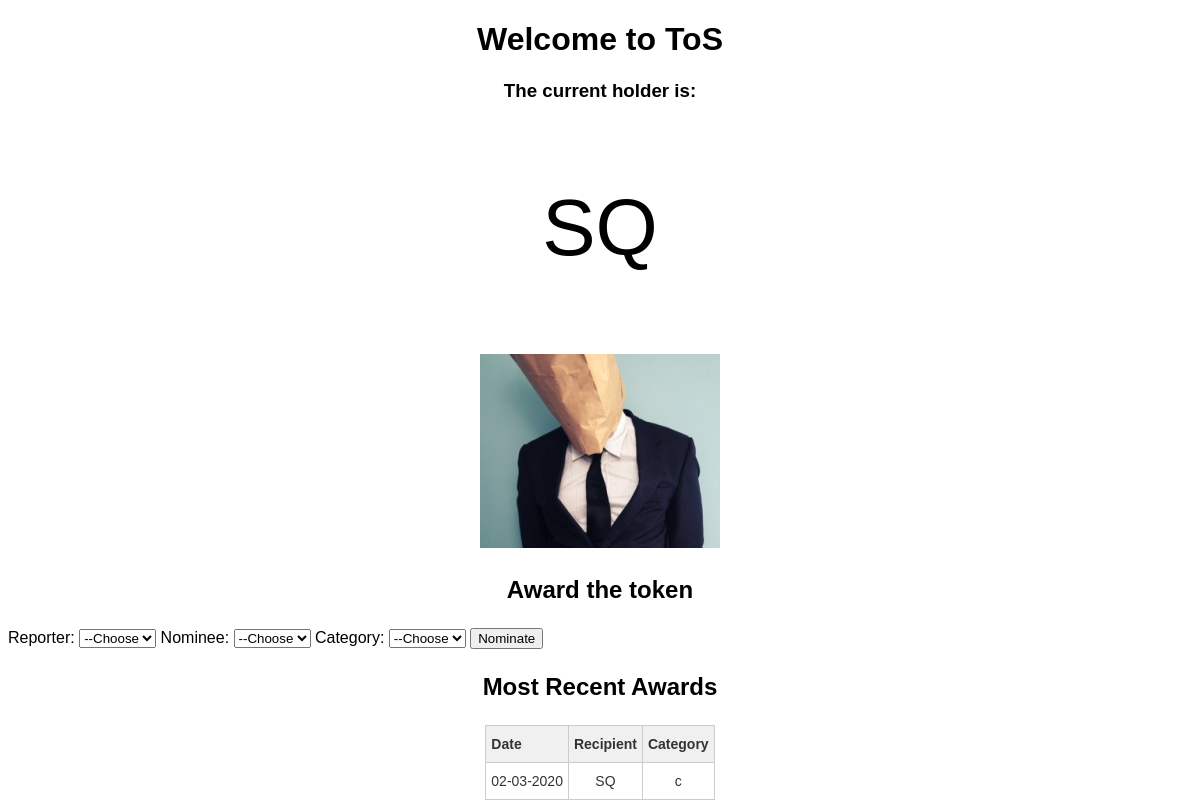
Before: / with the older database file.
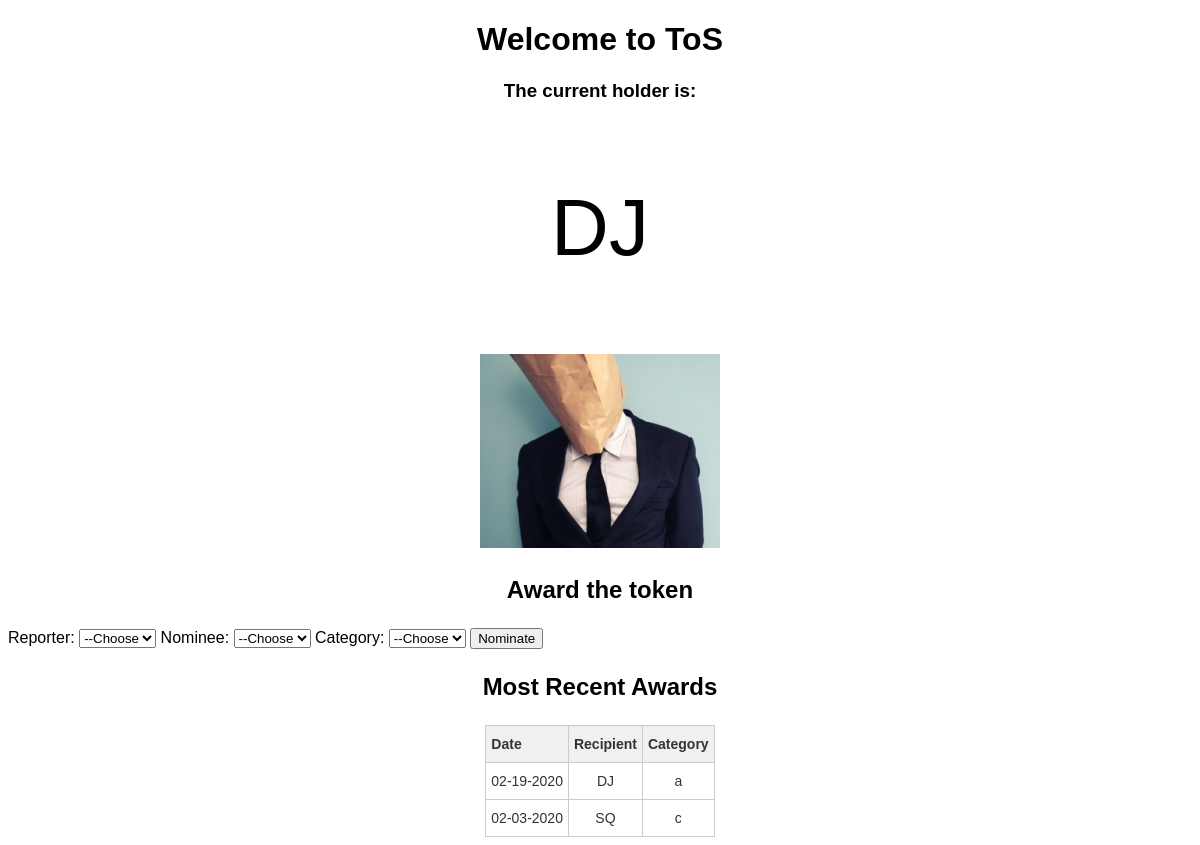
After: the same page with the newer database file.
### tables this page shows
CREATE TABLE "users"
(
	name text not null
);

CREATE TABLE events
(
	timestamp int not null
		constraint events_pk
			primary key,
	nominee int not null,
	reporter int,
	category int not null
);

CREATE TABLE categories
(
	category text not null
);

### tos.py (the view, shortened to what this page needs)
@app.route('/', methods=['GET', 'POST', ])
def root():
    db = get_db()
    cur = db.cursor()
    holder = db_get_holder(cur)
    users = db_get_users(cur)
    categories = db_get_categories(cur)
    events = db_get_events(cur)
    return render_template('home.html',
                           holder=holder,
                           users=users,
                           categories=categories,
                           events=events)

### tos.py (called while the page is built)
def get_db(dbfile=None):
    db = getattr(g, '_database', None)  # ? _database exists, then get value
    if db is None:
        if dbfile is None:
            dbfile = PurePath('data/tos.sqlite')
        else:
            dbfile = PurePath(dbfile)
        db = g._database = sql.connect(str(dbfile))  # so db = a sqlite3 connection
    return db

@app.teardown_appcontext
def close_connection(exception):
    db = getattr(g, '_database', None)
    if db is not None:
        db.close()

def db_get_users(cur):
    q = "select ROWID, name from users"
    cur.execute(q)
    return cur.fetchall()

def db_get_categories(cur):
    q = "select ROWID, category from categories"
    cur.execute(q)
    return cur.fetchall()

def db_get_events(cur, limit=5):
    q = """
select events.timestamp, nominee.name, reporter.name, categories.category
from events
join users nominee on events.nominee == nominee.ROWID
join users reporter on events.reporter == reporter.ROWID
join categories on events.category == categories.ROWID
order by timestamp desc limit {}
""".format(limit)  # get all the events
    cur.execute(q)
    events = cur.fetchall()
    for i, event in enumerate(events):
        ts, nom, rep, cat = event  # extract the tuple elements
        ts = dt.fromtimestamp(ts)  # make ts human friendly
        ts = dt.strftime(ts, '%m-%d-%Y')
        events[i] = (ts, nom, rep, cat) # reconstitute the tuple & replace in events list
    return events

def db_get_holder(cur):
    q = """
select users.name
from events
join users on events.nominee = users.ROWID
where events.timestamp = (
    select max(events.timestamp)
    from events
    )"""
    cur.execute(q)
    return cur.fetchone()[0]

### templates/home.html (shortened to what this page needs)
{% extends 'base.html' %}
{% block content %}
<h1 style="text-align: center">Welcome to ToS</h1>
<p><h3 style="text-align: center">The current holder is:</h3>
<p  style="text-align: center; font-size: 60pt;">{{ holder }}</p>
<p style="text-align: center"><img src="../static/tos.png" /></p>
<p style="font-weight: bold; font-size: 18pt; text-align: center">Award the token
    <form class="form-control" method="POST" action="/" style="align">
        <label for="reporter">Reporter: </label>
            <select id="reporter" name="reporter">
                <option>--Choose</option>
            </select>
        <label for="nominee">Nominee: </label>
            <select id="nominee" name="nominee">
                <option>--Choose</option>
            </select>
        <label for="category">Category: </label>
            <select id="category" name="category">
                <option>--Choose</option>
            </select>
        <input type="submit" value="Nominate">
    </form>
</p>
<p style="font-weight: bold; font-size: 18pt; text-align: center;">Most Recent Awards</p>
<table class="tg">
    <thead>
        <tr>
            <th class="tg-1wig">Date</th>
            <th class="tg-amwm">Recipient</th>
            <th class="tg-amwm">Category</th>
        </tr>
    </thead>
    <tbody>
        {%  for event in events %}
        <tr>
            <td class="tg-0lax">{{ event[0] }}</td>
            <td class="tg-baqh">{{ event[1] }}</td>
            <td class="tg-baqh">{{ event[3] }}</td>
        </tr>
        {% endfor %}
    </tbody>
</table>
{% endblock %}

### templates/base.html (shortened to what this page needs)
{% extends 'bootstrap/base.html' %}

### templates/base.html (style rules this page uses)
body { font-family: sans-serif; }
.tg { border-collapse:collapse;border-spacing:0;border-color:#ccc; margin-left: auto; margin-right: auto }
.tg td { font-family:Arial, sans-serif;font-size:14px;padding:10px 5px;border-style:solid;border-width:1px;overflow:hidden;word-break:normal;border-color:#ccc;color:#333;background-color:#fff; }
.tg th { font-family:Arial, sans-serif;font-size:14px;font-weight:normal;padding:10px 5px;border-style:solid;border-width:1px;overflow:hidden;word-break:normal;border-color:#ccc;color:#333;background-color:#f0f0f0; }
.tg .tg-1wig { font-weight:bold;text-align:left;vertical-align:top }
.tg .tg-baqh { text-align:center;vertical-align:top }
.tg .tg-amwm { font-weight:bold;text-align:center;vertical-align:top }
.tg .tg-0lax { text-align:left;vertical-align:top }

Changed rows visible on the page:
no longer on this page (row unchanged): users: name "SQ"
now on this page (row unchanged): users: name "DJ"
added events: event "02-19-2020", name "DJ", category "a"
